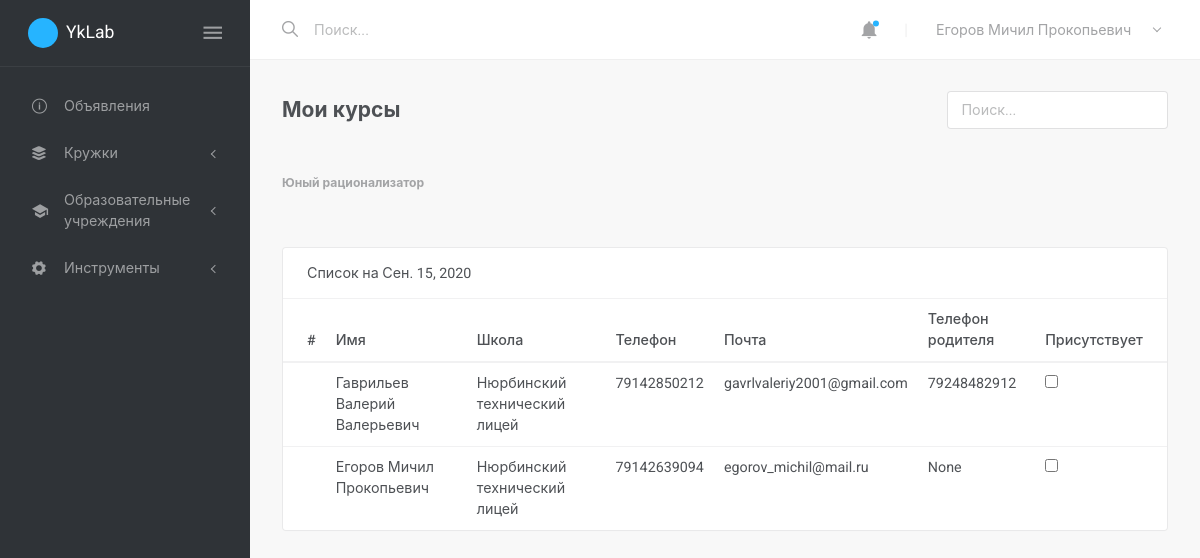
Before: /my_courses (signed in) with the older database file.
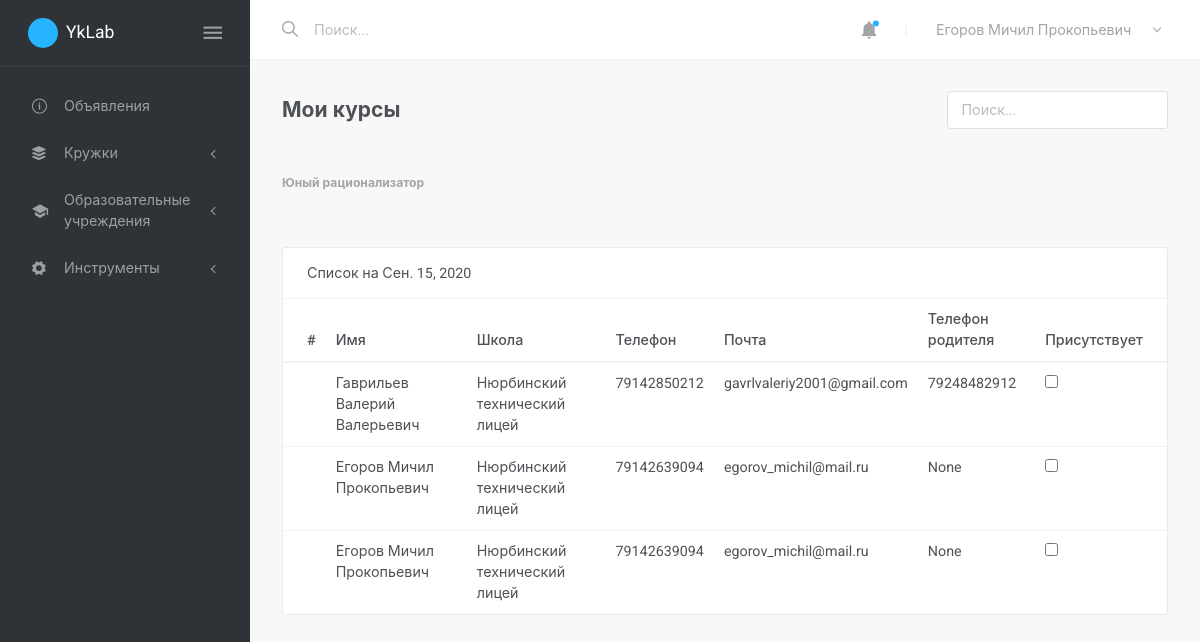
After: the same page with the newer database file.
### course/models.py (models this page shows, shortened)
class Course(models.Model):
    SPECIALIZATION = (
        ('CR', 'Творческий'),
        ('TH', 'Технический'),
        ('SP', 'Спортивный')
    )
    school = models.ForeignKey(School, on_delete=models.CASCADE)
    teacher = models.ForeignKey('Teacher', on_delete=models.CASCADE)
    students = models.ManyToManyField(Student, blank=True)
    requests = models.ManyToManyField(Student, blank=True, related_name='requests')
    name = models.CharField(max_length=127)
    short_desc = models.CharField(max_length=255)
    description = RichTextField()
    specialization = models.CharField(max_length=3, choices=SPECIALIZATION)
    max_count = models.IntegerField(default=25)
    pub_date = models.DateField(auto_now_add=True)
    @property
    def attendance(self):
        return CourseAttendance.objects.get(
            course=self, date=datetime.datetime.now()
        ).students.all()

### student/models.py (models this page shows, shortened)
class Student(models.Model):
    user = models.OneToOneField(User, on_delete=models.CASCADE)
    school = models.ForeignKey(School, on_delete=models.CASCADE)
    telephone = models.CharField(max_length=11)
    email = models.EmailField(null=True, blank=True)
    parent_telephone = models.CharField(max_length=11, null=True, blank=True)
    parent_email = models.EmailField(null=True, blank=True)
    @property
    def name(self):
        return self.user.name

### accounts/models.py (models this page shows, shortened)
class User(AbstractBaseUser, PermissionsMixin):
    ACCOUNTS_TYPES = (
        ('SH', 'Образовательная организация'),
        ('TH', 'Учитель'),
        ('PR', 'Ученик'),
    )
    username = models.CharField(max_length=127, unique=True)
    image = models.ImageField(upload_to='avatars/', null=True, blank=True)
    name = models.CharField(max_length=127)
    type = models.CharField(max_length=2, choices=ACCOUNTS_TYPES)
    is_active = models.BooleanField(default=True)
    is_staff = models.BooleanField(default=False)
    is_verified = models.BooleanField(default=False)
    USERNAME_FIELD = 'username'
    objects = UserManager()
    @property
    def full_type(self):
        return dict(self.ACCOUNTS_TYPES)[self.type]

### school/models.py (models this page shows, shortened)
class School(models.Model):
    EDU_TYPES = (
        ('CE', 'Детское образовательное учреждение'),
        ('SE', 'Образовательное учреждение'),
        ('AE', 'Дополнительное образование')
    )
    user = models.OneToOneField(User, on_delete=models.CASCADE)
    type = models.CharField(max_length=2, choices=EDU_TYPES)
    image = models.ImageField(upload_to='schools/', default="schools/default.png")
    description = RichTextField(blank=True)
    address = models.CharField(max_length=255, blank=True)
    telephone = models.CharField(max_length=11, blank=True)
    child_amount = models.IntegerField(default=0)
    min_grade = models.IntegerField(default=5)
    max_grade = models.IntegerField(default=11)
    headteacher = models.CharField(max_length=127, blank=True)
    subheadteacher = models.CharField(max_length=127, blank=True)
    foundation_date = models.DateField(null=True, blank=True)
    email = models.EmailField(blank=True)
    site = models.CharField(max_length=63, blank=True)
    def __str__(self):
        return self.name
    @property
    def name(self):
        return self.user.name

### course/views.py (the view)
# urls.py: path('my_courses', views.my_courses, name='my_courses'),
@login_required
def my_courses(request):
    models = [Teacher, School, Student]
    for may_model in models:
        model = may_model.objects.filter(user=request.user).first()
        if not model is None:
            break
    courses = model.course_set.all()
    today = datetime.datetime.now().date
    return render(request, 'course/my_courses.html', locals())

### templates/course/my_courses.html (shortened to what this page needs)
{% extends 'base-with-sidenav.html' %}
{% block content %}
<div class="layout-content">
  <div class="container-fluid flex-grow-1 container-p-y">
    <h4 class="d-flex flex-wrap justify-content-between align-items-center w-100 font-weight-bold pt-2 mb-4">
      <div class="col-12 col-md px-0 pb-2">Мои курсы</div>
      <div class="col-12 col-md-3 px-0 pb-2">
        <input type="text" class="form-control" placeholder="Поиск...">
      </div>
    </h4>
    {% for course in courses %}
      <div class="d-flex py-3 my-4 justify-content-between">
        <h6 class="text-muted small font-weight-bold">
          {{ course.name }}
        </h6>
      </div>
      <div class="card">
        <div class="card-header">Список на {{today}}</div>
        <table class="table card-table">
          <thead>
            <tr>
              <th>#</th>
              <th>Имя</th>
              <th>Школа</th>
              <th>Телефон</th>
              <th>Почта</th>
              <th>Телефон родителя</th>
              <th>Присутствует</th>
            </tr>
          </thead>
          <tbody>
            {% for student in course.students.all %}
              <tr>
                <th scope="row">{{for.count}}</th>
                <td>{{student.name}}</td>
                <td>{{student.school}}</td>
                <td>{{student.telephone}}</td>
                <td>{{student.email}}</td>
                <td>{{student.parent_telephone}}</td>
                <td><input onclick="mark_attendance({{student.id}}, {{course.id}})"type="checkbox" name="checkbox" {% if student in course.attendance %}checked{% endif %} {% if request.user.type == "PR" %}disabled{% endif %}></td>
              </tr>
            {% endfor %}
          </tbody>
        </table>
      </div>
    {% endfor %}
  </div>
</div>
{% endblock %}

Changed rows visible on the page:
added Student: name "Егоров Мичил Прокопьевич", school "Нюрбинский технический лицей", telephone "79142639094", email "egorov_michil@mail.ru", parent_telephone "None"
